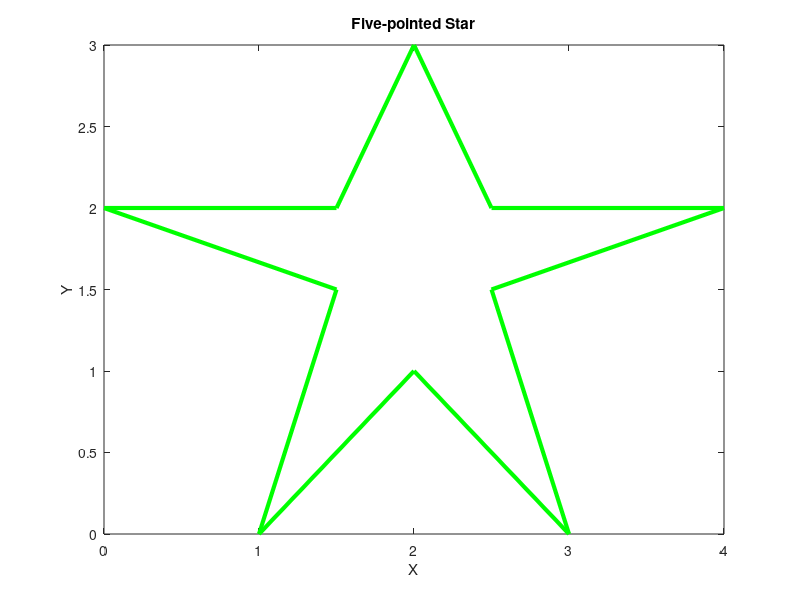

Source code (MATLAB):
x=[0 1.5 2 2.5 4 2.5 3 2 1 1.5 0]
y=[2 2 3 2 2 1.5 0 1 0 1.5 2]
plot(x, y, 'g', 'LineWidth', 3)
    xlabel('X')
    ylabel('Y')
    title('Five-pointed Star')
